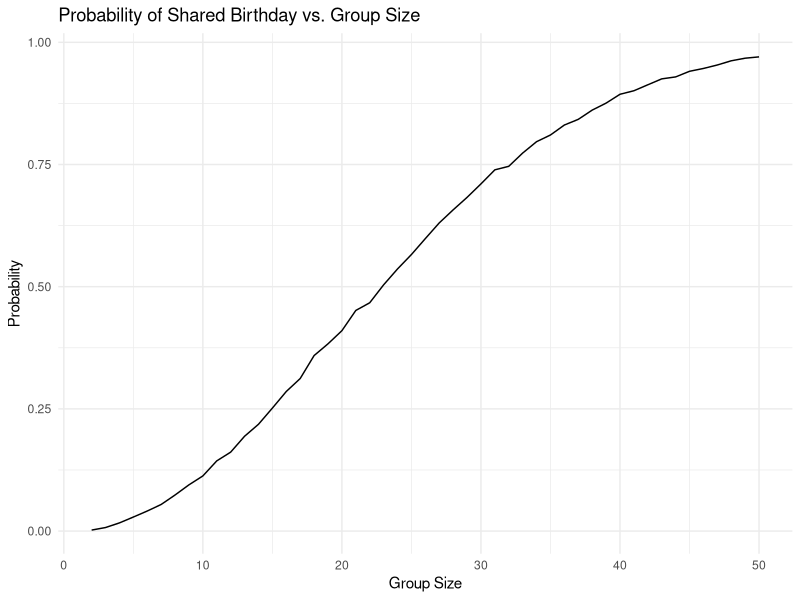

This figure's R source:
## ---- chunk 1
library(tidyverse)

set.seed(3757)
## ---- chunk 2
# Write a function to check if there are duplicate birthdays in a group
birthday_sim = function(n) {

  bdays = sample(1:365, size = n, replace = TRUE)
  
  duplicate = length(unique(bdays)) < n

  return(duplicate)
  
}

# Check whether there are duplicate birthdays in a group of 10 people
knitr::kable(birthday_sim(10), col.name = "Return Result", 
             caption = "Group Size of 10")
## ---- chunk 3
# Run the function 10000 times for each group size between 2 and 50
sim_res = 
  expand_grid(
    n = 2:50,
    iter = 1:10000
  ) %>% 
  mutate(res = map_lgl(n, birthday_sim)) %>%
  group_by(n) %>% 
  summarize(prob = mean(res))

# Make a plot showing the probability as a function of group size
sim_res %>%
  ggplot(aes(x = n, y = prob )) + 
  geom_line() + 
  labs(
    title = "Probability of Shared Birthday vs. Group Size", 
    x = "Group Size",
    y = "Probability") +
  theme_minimal()
